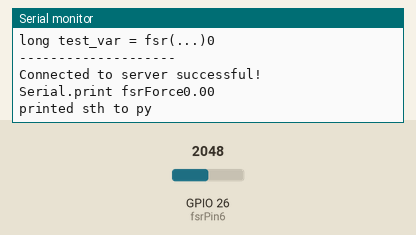
Simulated run of this sketch. Board: ESP32. On the bench: the last lines printed to the serial monitor. The inputs (shaded band) are chosen by the test bench; at power-on: GPIO 26 (fsrPin6) = 2048. WiFi joins after 1.5 s; servers stay silent unless stated.

Above: at 3.2 s.
3.3 s: GPIO 26 (fsrPin6) set to 0
At 3.57 s:
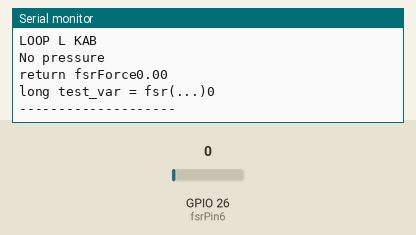
5.6 s: GPIO 26 (fsrPin6) set to 491
At 6.39 s:
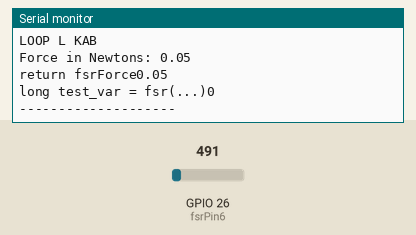
Timing chart, 0 to 8.6 s (numbered marks = the images above; inputs shaded):
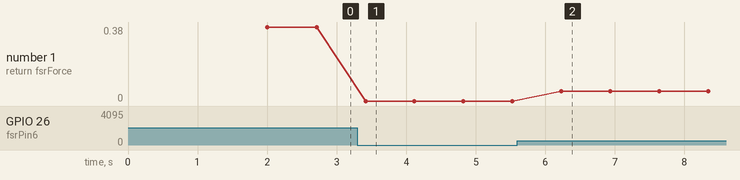

Measured:
- after the input at 3.3 s, the serial monitor: prints a new line after 0.12 s (image 1)
- after the input at 5.6 s, the serial monitor: prints a new line after 0.63 s (image 2)
- plotted number 1: 0 → 0.05 after the input at 5.6 s

The sketch:

force_socket.ino
```cpp
#include <WiFi.h>

const char* ssid = "490Phone";
const char* password = "11501112";

const uint16_t port = 8090;
const char * host = "172.20.10.6";

//(fsrPin,fsrReading,fsrVoltage,fsrResistance,fsrConductance,fsrForce,s)

void setup()
{
  Serial.begin(115200);

  WiFi.begin(ssid, password);
  while (WiFi.status() != WL_CONNECTED) {
    delay(1000);
    Serial.println("...");
  }

  Serial.print("WiFi connected with IP: ");
  Serial.println(WiFi.localIP());
}

int fsrPin = 34;     // the FSR and 10K pulldown are connected to a0
int fsrPin2 = 35;
int fsrPin3 = 32;
int fsrPin4 = 33;
int fsrPin5 = 25;
int fsrPin6 = 26;

/*int fsrReading = 0;     // the analog reading from the FSR resistor divider
int fsrReading2 = 0;
int fsrReading3 = 0;
int fsrReading4 = 0;
int fsrReading5 = 0;
int fsrReading6 = 0;

int fsrVoltage = 0;     // the analog reading converted to voltage
int fsrVoltage2 = 0;
int fsrVoltage3 = 0;
int fsrVoltage4 = 0;
int fsrVoltage5 = 0;
int fsrVoltage6 = 0;*/

/*unsigned long fsrResistance;  // The voltage converted to resistance
unsigned long fsrResistance2;
unsigned long fsrResistance3;
unsigned long fsrResistance4;
unsigned long fsrResistance5;
unsigned long fsrResistance6;*/

/*double fsrResistance;  // The voltage converted to resistance
double fsrResistance2;
double fsrResistance3;
double fsrResistance4;
double fsrResistance5;
double fsrResistance6;

double fsrConductance;
double fsrConductance2;
double fsrConductance3;
double fsrConductance4;
double fsrConductance5;
double fsrConductance6;*/

/*
int fsrForce;       // Finally, the resistance converted to force
int fsrForce2;
int fsrForce3;
int fsrForce4;
int fsrForce5;
int fsrForce6;

int s = fsrForce;
int s2 = fsrForce2;
int s3 = fsrForce3;
int s4 = fsrForce4;
int s5 = fsrForce5;
int s6 = fsrForce6;
*/

double fsrForce;       // Finally, the resistance converted to force
double fsrForce2;
double fsrForce3;
double fsrForce4;
double fsrForce5;
double fsrForce6;

double s = fsrForce;
double s2 = fsrForce2;
double s3 = fsrForce3;
double s4 = fsrForce4;
double s5 = fsrForce5;
double s6 = fsrForce6;

//int int int unsigned long  unsigned long long long
long fsr(int fsrPin){
  long fsrReading,fsrVoltage;
  double fsrResistance,fsrConductance,fsrForce;

  //Serial.print("Sensor >>>>> ");Serial.println(dummy);
  fsrReading = analogRead(fsrPin);
  //Serial.print("Analog reading = ");
  //Serial.println(fsrReading);

  //Serial.println("BE FORE MAP");
  // analog voltage reading ranges from about 0 to 1023 which maps to 0V to 5V (= 5000mV)
  //Serial.print("FSR READIN >>>  ");Serial.println(fsrReading);
  fsrVoltage = map(fsrReading, 0, 4095, 0, 3300);

  //Serial.println("OUT FRM MAPPIN");

  //Serial.print("Voltage reading in mV = ");Serial.println(fsrVoltage);

  if (fsrVoltage == 0) {
    Serial.println("No pressure");
  } else {
    //Serial.println("NOT ZERO ??????????????????");
    // The voltage = Vcc * R / (R + FSR) where R = 10K and Vcc = 5V
    // so FSR = ((Vcc - V) * R) / V        yay math!
    fsrResistance = 3300 - fsrVoltage;     // fsrVoltage is in millivolts so 5V = 5000mV
    fsrResistance *= 3300;                // 10K resistor
    fsrResistance /= fsrVoltage;
    //Serial.print("FSR resistance in ohms = ");Serial.println(fsrResistance);

    //Serial.println("DIVID BY 100000000000000000000000");
    fsrConductance = 100000.0;           // we measure in micromhos so

    if (fsrResistance <= 0 ){
      fsrForce = -1;
      Serial.println(fsrForce);
    } else {
      fsrConductance = fsrConductance / fsrResistance;
    //Serial.print("Conductance in microMhos: ");
    //Serial.println(fsrConductance);
    //Serial.println("OUT FRM CONDUCT ??????????????????????");
    // Use the two FSR guide graphs to approximate the force
    if (fsrConductance <= 1000) {
      //Serial.println("IN THE IF <=1000 ???????????????");
      fsrForce = fsrConductance / 80;
      Serial.print("Force in Newtons: ");
      Serial.println(fsrForce);

    } else {
      //Serial.println("IN THE IF <=1000 BYT ELSE ????????");
      fsrForce = fsrConductance - 1000;
      fsrForce /= 30;
      Serial.print("Force in Newtons: ");
      Serial.println(fsrForce);

//      char snum[10];
//      itoa(fsrForce, snum, 10);
//      printf("%s\n", snum);
//
//      char snum2[10];
//      itoa(fsrForce2, snum2, 10);
//      printf("%s\n", snum2);
//
//      char snum3[10];
//      itoa(fsrForce3, snum3, 10);
//      printf("%s\n", snum3);
//
//      char snum4[10];
//      itoa(fsrForce4, snum4, 10);
//      printf("%s\n", snum4);
//
//      char snum5[10];
//      itoa(fsrForce5, snum5, 10);
//      printf("%s\n", snum5);
//
//      char snum6[10];
//      itoa(fsrForce6, snum6, 10);
//      printf("%s\n", snum6);

      //ans = strcat(fsrForce,fsrForce2,fsrForce3,fsrForce4,fsrForce5,fsrForce6);

      /*for (int i=1 ; i<=6;i++){

        Serial.print(snum[i]);

        }*/
    }
    }
  }
  Serial.print("return fsrForce");Serial.println(fsrForce);
  return fsrForce;
}

//long test_var;

void loop() {
  long test_var;
  Serial.println("LOOP L KAB");
  //test_var = fsr(fsrPin);
  //fsr(fsrPin2,fsrReading2,fsrVoltage2,fsrResistance2,fsrConductance2,fsrForce2,s2,dummy2);
  //fsr(fsrPin3,fsrReading3,fsrVoltage3,fsrResistance3,fsrConductance3,fsrForce3,s3,dummy3);
  //fsr(fsrPin4,fsrReading4,fsrVoltage4,fsrResistance4,fsrConductance4,fsrForce4,s4,dummy4);
  //fsr(fsrPin5,fsrReading5,fsrVoltage5,fsrResistance5,fsrConductance5,fsrForce5,s5,dummy5);
  test_var =  fsr(fsrPin6);
  Serial.print("long test_var = fsr(...)");Serial.println(test_var);

  Serial.println("--------------------");

//  Serial.println(ans);

  WiFiClient client;

  if (!client.connect(host, port)) {
        Serial.println("Connection to host failed");
        delay(500);
        return;
    }

    Serial.println("Connected to server successful!");
    //Serial.println(s); s=0 in this case
    //client.print("Hello from ESP32!");
     //client.print(s);
    Serial.print("Serial.print fsrForce");Serial.println(fsrForce);
    Serial.println("printed sth to py");
    client.print("sth");
    //client.print(fsrForce);
    client.print("back of fsrForce");
//    Serial.print("client.print(test_vsr) = ");Serial.println(test_vsr);
    client.print(test_var);
    //client.print(dummy);
    client.stop();

  delay(500);
}
```
